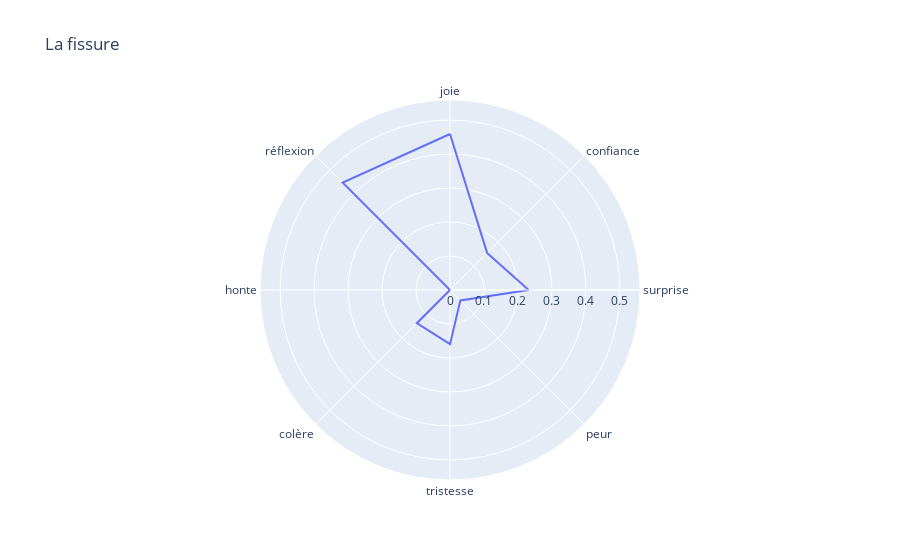

Notebook code for this chart:
### Code cell
fig = px.line_polar(df_vect[df_vect["title"]=="random_title"],r=df_vect[df_vect["title"]==random_title]["valeur"],theta=df_vect[df_vect["title"]==random_title]["emotion"],
                    line_close=True, range_r=[0,max(df_vect[df_vect["title"]==random_title]["valeur"])+0.1],title=random_title)
fig.show()

### Figure 1 — Plotly figure (JSON) as saved in the notebook; plotly's stock layout.template omitted (floating-point values rounded to 4 significant figures)
{"data": [{"hovertemplate": "r=%{r}<br>theta=%{theta}<extra></extra>", "legendgroup": "", "line": {"color": "#636efa", "dash": "solid"}, "marker": {"symbol": "circle"}, "mode": "lines", "name": "", "r": [0.459, 0.1544, 0.2313, 0.04325, 0.1593, 0.138, 0, 0.4466, 0.459], "showlegend": false, "subplot": "polar", "theta": ["joie", "confiance", "surprise", "peur", "tristesse", "colère", "honte", "réflexion", "joie"], "type": "scatterpolar"}], "layout": {"legend": {"tracegroupgap": 0}, "polar": {"angularaxis": {"direction": "clockwise", "rotation": 90}, "domain": {"x": [0, 1], "y": [0, 1]}, "radialaxis": {"range": [0, 0.559]}}, "title": {"text": "La fissure"}}}
